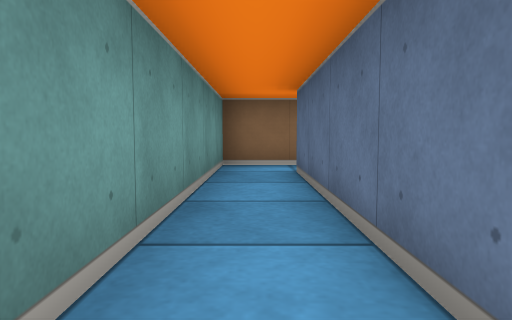
View 1 (above)

15 first-person views from a walk through a cub3D ray-caster map. The camera is about half as high as the walls, tilts 4° down and sees 70° across. The floor is counted in squares. Each view is taken from the middle of a square. On the plan, view 1 faces up. The plan holds only what a view shows up to about 9 squares ahead; the rest is blank.

View 2
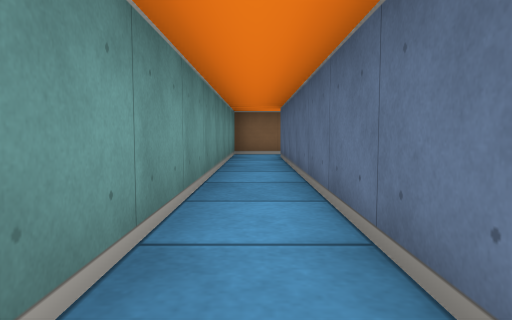

View 3
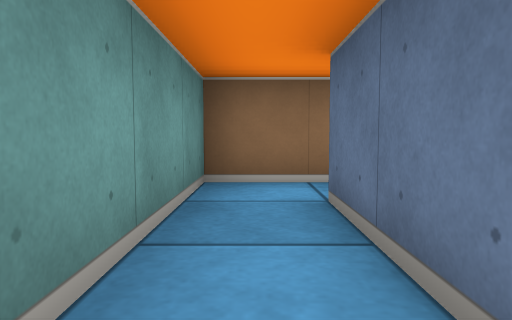

View 4
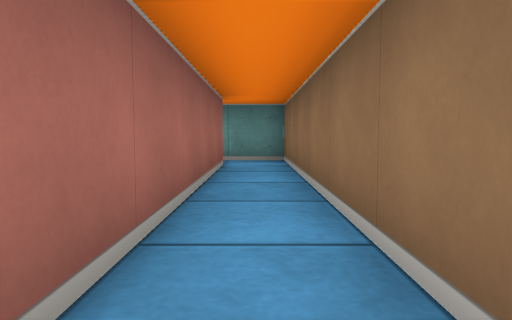

View 5
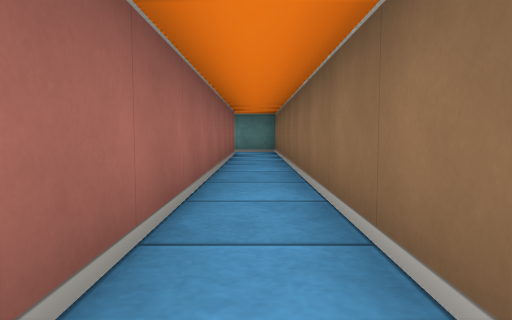

View 6
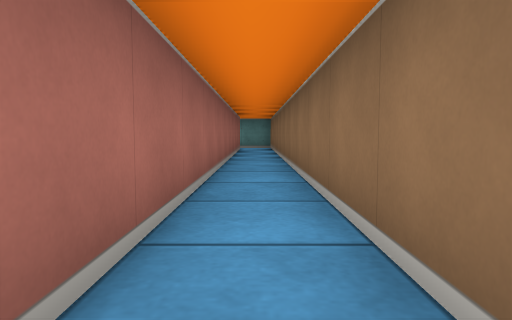

View 7
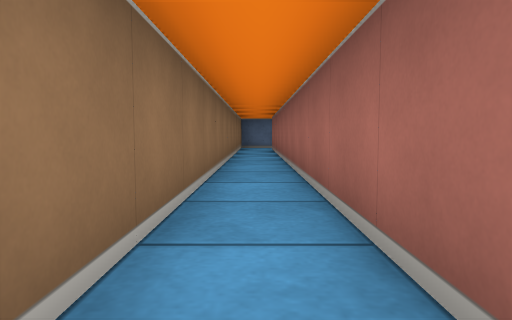

View 8
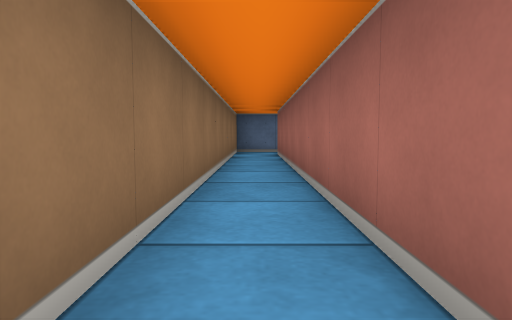

View 9
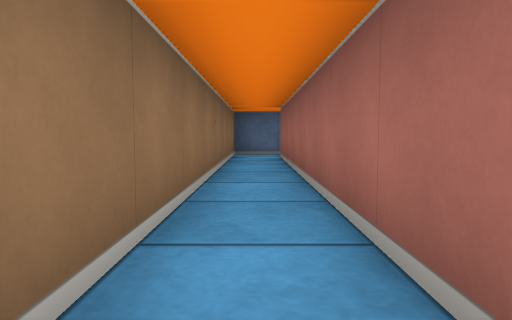

View 10
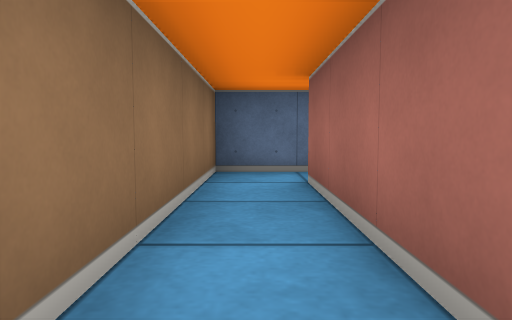

View 11
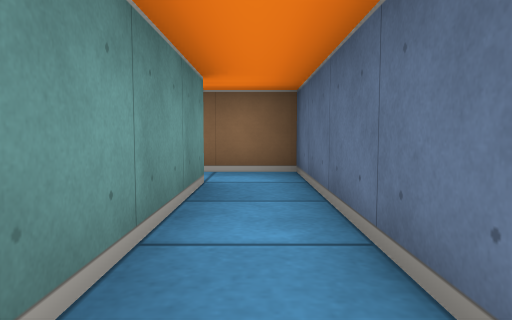

View 12
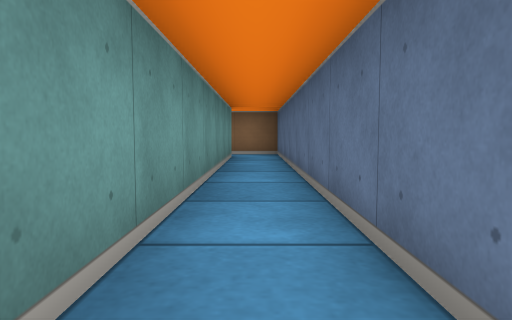

View 13
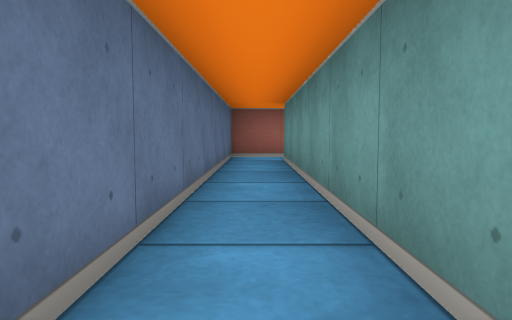

View 14
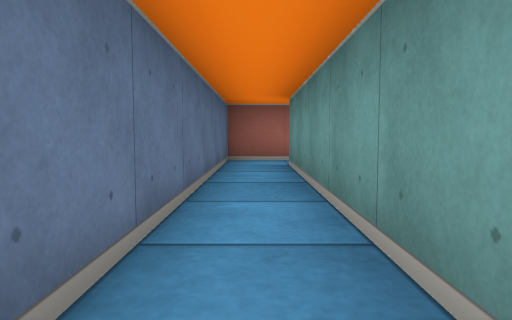

View 15
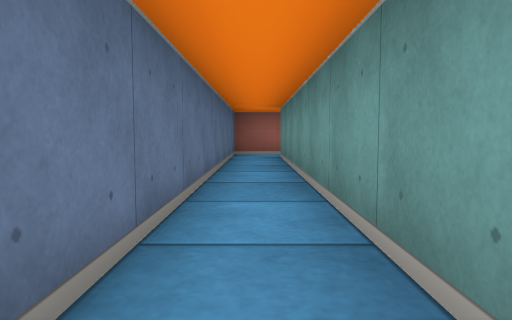

### Floor plan
Points are (right, up) in squares from view 1. A wall is a line through its corners. A room is listed if a view was taken in it or the views show most of it. See-through windows are left out.
Room 1 (views 1, 2, 3, 4, 5, 6, 7, 8, 9, 10)
walls: (0.5, -2.4) (0.5, 4.5) (20.5, 4.5); (20.5, 5.5) (-0.5, 5.5) (-0.5, -2.4)
ways out: opening at (20, 5) to room 2
Room 2 (views 11, 12, 13, 14, 15)
walls: (20.5, 4.5) (20.5, -6.5); (20.4, -7.5) (21.5, -7.5) (21.5, 5.5) (20.5, 5.5)
ways out: opening at (20, 5) to room 1; opening at (21, -7)

Where each view was taken, in squares from view 1:
view 1: 0 up, 0 right, facing up
view 2: 3 down, 0 right, facing up
view 3: 2 up, 0 right, facing up
view 4: 5 up, 6 right, facing left
view 5: 5 up, 9 right, facing left
view 6: 5 up, 12 right, facing left
view 7: 5 up, 9 right, facing right
view 8: 5 up, 12 right, facing right
view 9: 5 up, 13 right, facing right
view 10: 5 up, 17 right, facing right
view 11: 1 up, 21 right, facing up
view 12: 3 down, 21 right, facing up
view 13: 0 up, 21 right, facing down
view 14: 1 down, 21 right, facing down
view 15: 1 up, 21 right, facing down
